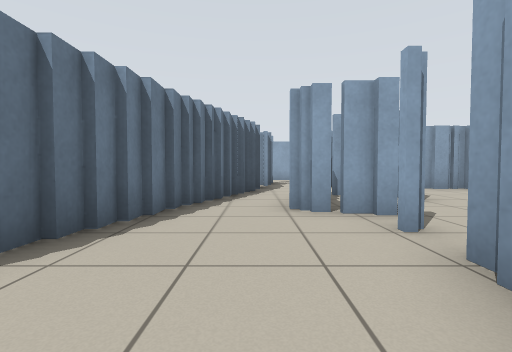
View 1 (above)

24 first-person views from a walk through a robot-simulator world made for Stage. The camera is 0.72 m above the floor, tilts 2° down and sees 85° across. The lines on the ground mark 1 m squares. The floor is counted in squares, 1 m on a side. Each view is taken from the middle of a square. On the plan, view 1 faces up. The plan holds only what a view shows up to about 10 squares ahead; the rest is blank. The robots in the file are not drawn.

View 2
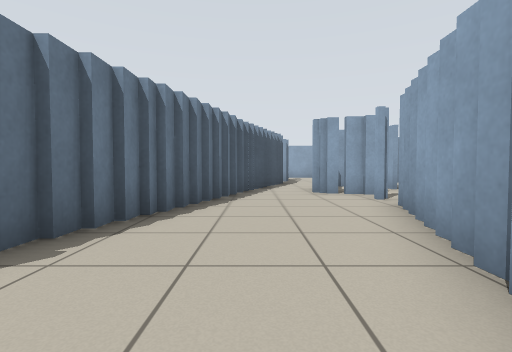

View 3
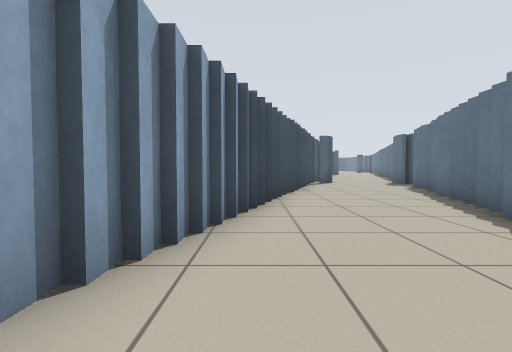

View 4
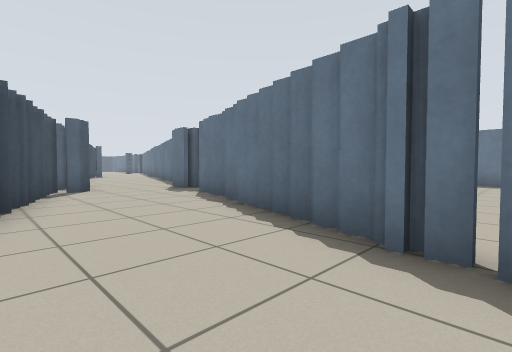

View 5
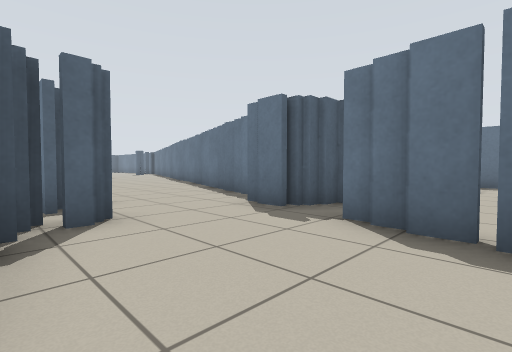

View 6
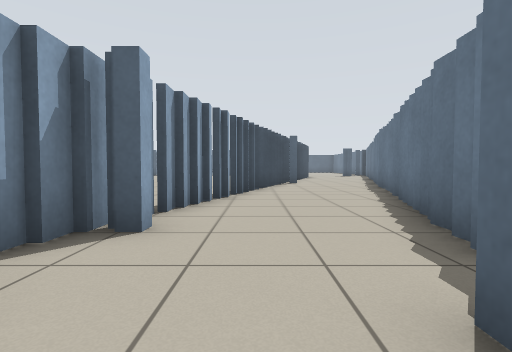

View 7
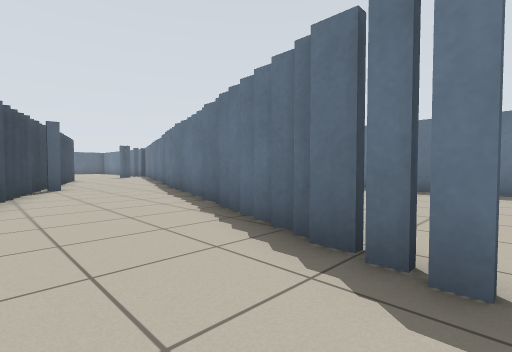

View 8
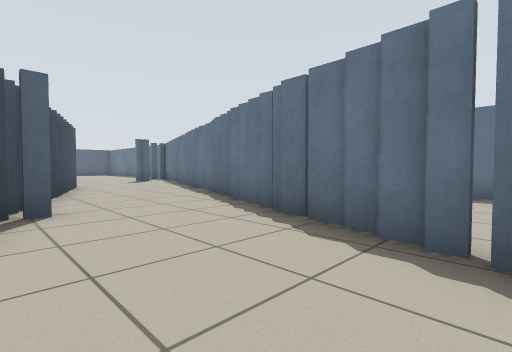

View 9
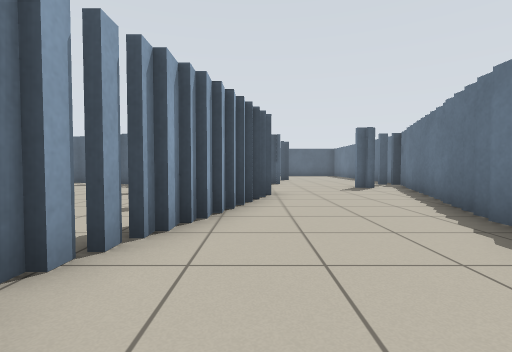

View 10
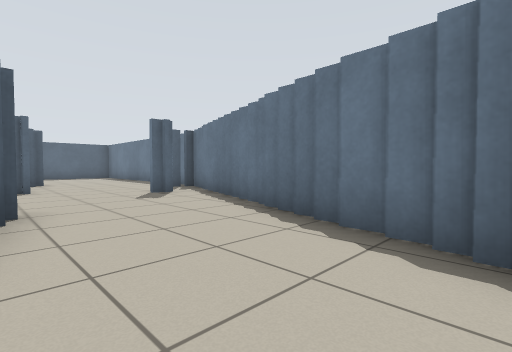

View 11
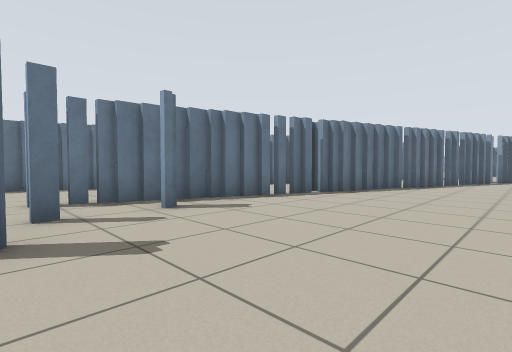

View 12
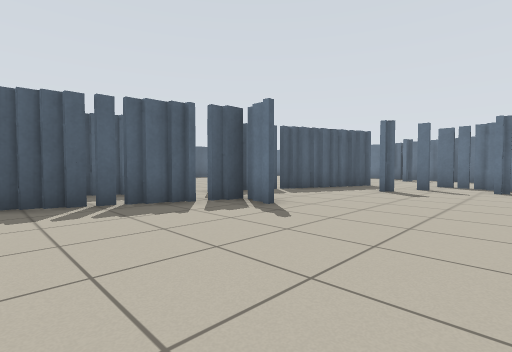

View 13
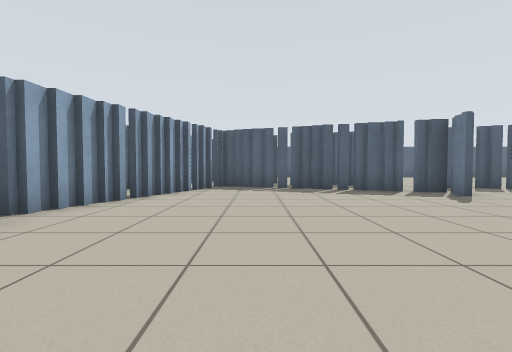

View 14
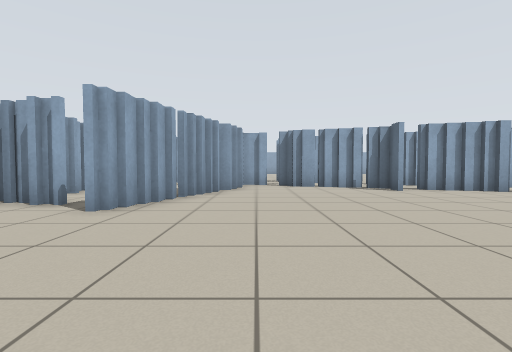

View 15
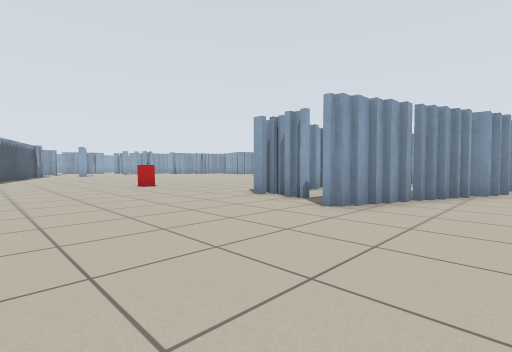

View 16
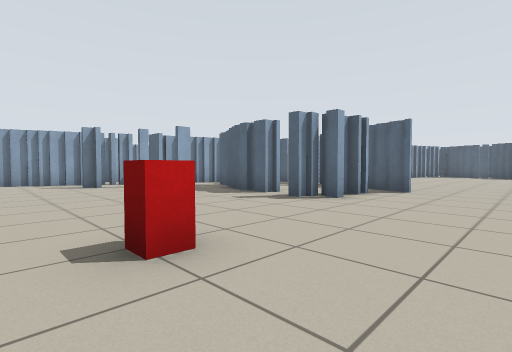

View 17
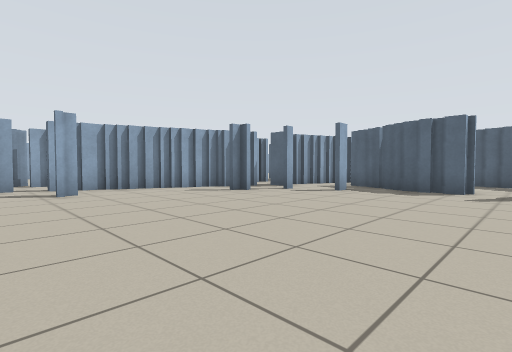

View 18
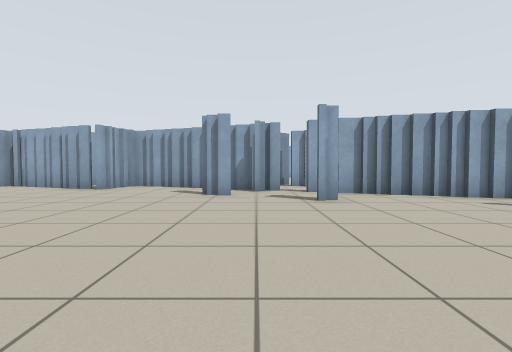

View 19
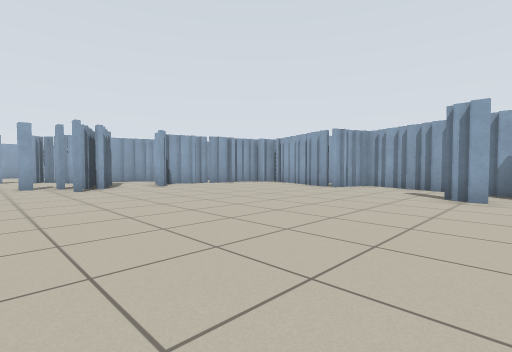

View 20
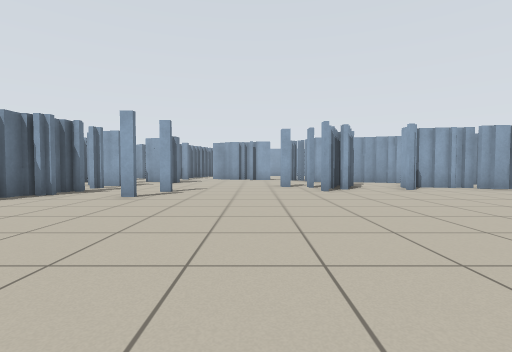

View 21
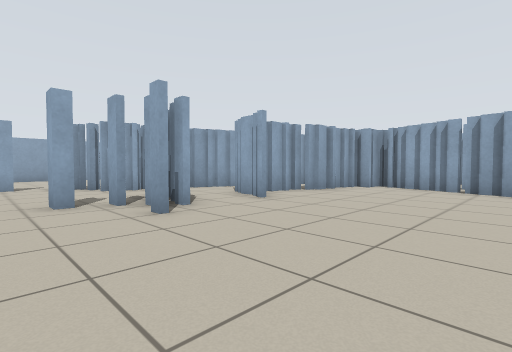

View 22
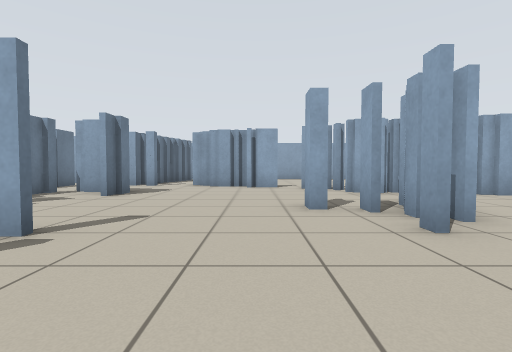

View 23
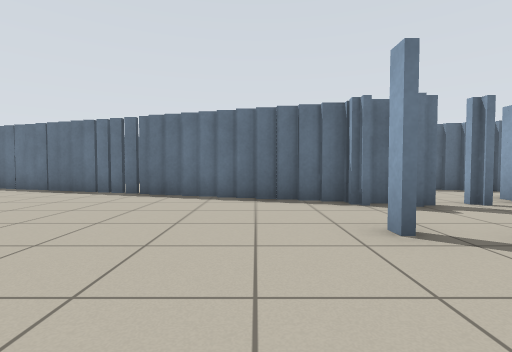

View 24
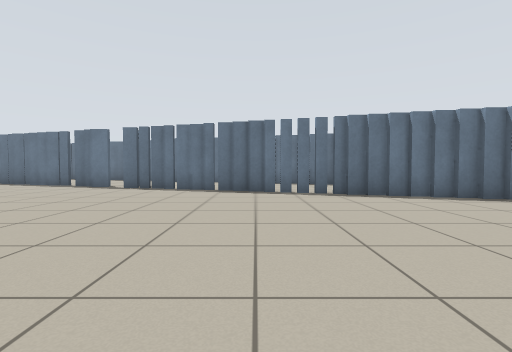

### Floor plan
Key: @ floor where view 1 was taken; # wall or solid block; x gap in a wall; . floor; B red box.
Columns run from 14 left of view 1 to 18 right of it. Each row starts with its distance up from view 1.
 10                  #
  9               #. ..###.
  8               #. ......##
  7              ###x#......###
  6              #.#.#........###
  5             ##.#............
  4             #..##.....###.#
  3             #..........##.######
  2             #...x..#...#.......#
  1            ##..##.#............#
  0            #..@#..............###
 -1       .....#...#..............##
 -2 #........ ##..##..............##
 -3           #...#................#
 -4           #...#................#
 -5          # ..#................##
 -6       ...x...#..............#.#
 -7 #.......##...#...............###
 -8         x...##.................##
 -9        ##...#..............#.# #
-10         #..##...............##
-11 #..........x.....B..........#
-12 #  ....x...#...............##
-13 #.....##...x...............#
-14 #     #...# .............#
-15 #     x...#. ..........#..
-16 # ...##...#. .....##x###
-17 #....#...##.......##.. ##
-18      #...#........x..
-19     ##..##........####
-20     #...#............####
-21     #...#...............#
-22    ##..##.... .........##
-23    #...#.....  ........#
-24    #...#.....   ......##
-25   ##..##..............#
-26   #...#...............#
-27   #...#..............##
-28  ##......#...........#
-29  ##...  .....#......##
-30 ##.... ### ..###....###
-31 ##...#    ######## .###
-32   ...#        ## ####
-33    ..x         #
-34     .#
-35     #

Where each view was taken, in squares from view 1:
view 1: 0 up, 0 right, facing up
view 2: 3 down, 1 left, facing up
view 3: 2 up, 0 right, facing down
view 4: 1 down, 1 left, facing down-left
view 5: 6 down, 2 left, facing down-left
view 6: 9 down, 5 left, facing down
view 7: 11 down, 5 left, facing down-left
view 8: 16 down, 6 left, facing down-left
view 9: 20 down, 8 left, facing down
view 10: 22 down, 8 left, facing down-left
view 11: 28 down, 2 left, facing up-left
view 12: 25 down, 3 right, facing down-left
view 13: 22 down, 4 right, facing down
view 14: 21 down, 1 left, facing right
view 15: 21 down, 1 left, facing up-right
view 16: 10 down, 1 right, facing down-right
view 17: 7 down, 5 right, facing down-right
view 18: 7 down, 7 right, facing right
view 19: 7 down, 7 right, facing up-right
view 20: 6 down, 7 right, facing up
view 21: 2 down, 7 right, facing up-right
view 22: 1 down, 7 right, facing up
view 23: 1 down, 7 right, facing left
view 24: 6 down, 7 right, facing left
